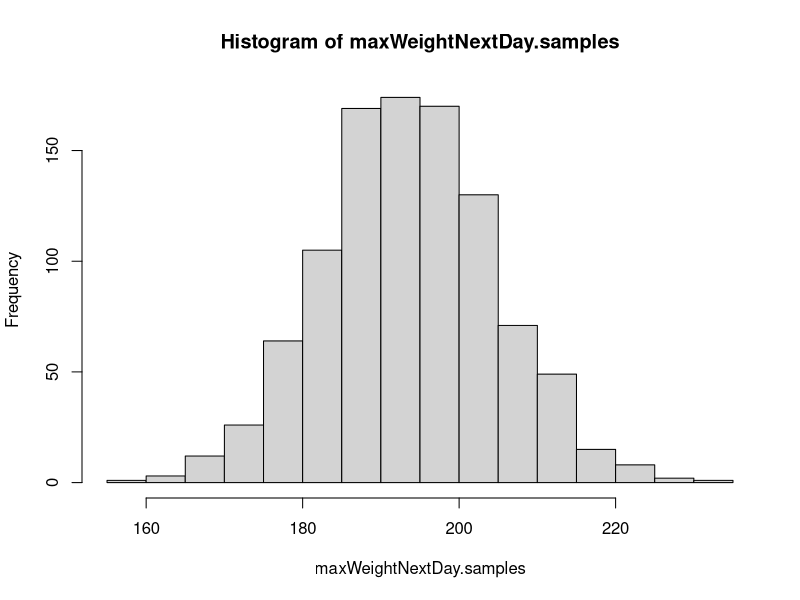
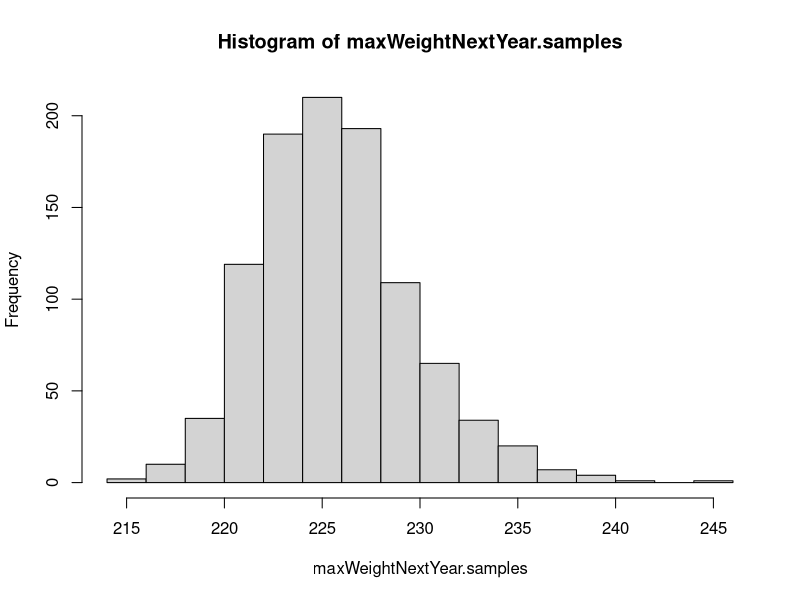
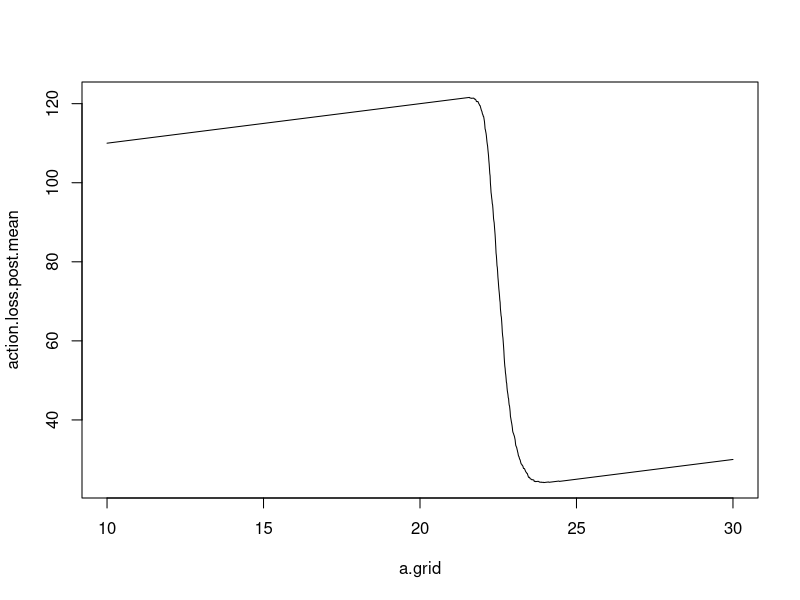

Generate these figures, in order, with R:
### Exam 3 Task 4: Prediction and decision
### Setup
y = c(195, 191, 196, 197, 189)
n = length(y)
sigma = 10
nSamples = 1000

# a)

# sample max weight for next day
# mu pred = mean(data)
# sd pred = sigma^2 * (1 + 1/n)
maxWeightNextDay.samples = numeric()
for(i in 1:nSamples) {
  maxWeightNextDay.samples[i] = rnorm(1, mean = mean(y), sd = sqrt(sigma^2 * (1 + 1/n)))
}
hist(maxWeightNextDay.samples, 20)

# b)

maxWeightNextYear.samples = numeric()
for(i in 1:nSamples) {
  maxWeightNextYear.samples[i] = max(rnorm(365, mean = mean(y), sd = sqrt(sigma^2 * (1 + 1/n))))
}
hist(maxWeightNextYear.samples, 20)
prob.230 = sum(maxWeightNextYear.samples > 230) / nSamples # 0.149

# c)

lossFunc = function(a, y.max) {
  # the bridge does not fall: loss = cost of building
  if(y.max <= 10 * a) {
    return(a)
    
  # the bridge falls: loss = cost of building + 100
  } else {
    return(a + 100)
  }
}

a.grid = seq(10, 30, by=0.01)
nActions = length(a.grid)

action.loss.samples = matrix(NA, nActions, nSamples)
for(i in 1:nActions) {
  for(j in 1:nSamples) {
    action.loss.samples[i,j] = lossFunc(a.grid[i], maxWeightNextYear.samples[j])
  }
}
action.loss.post.mean = apply(action.loss.samples, 1, mean)
a.grid[which.min(action.loss.post.mean)]
plot(a.grid, action.loss.post.mean, type="l")
